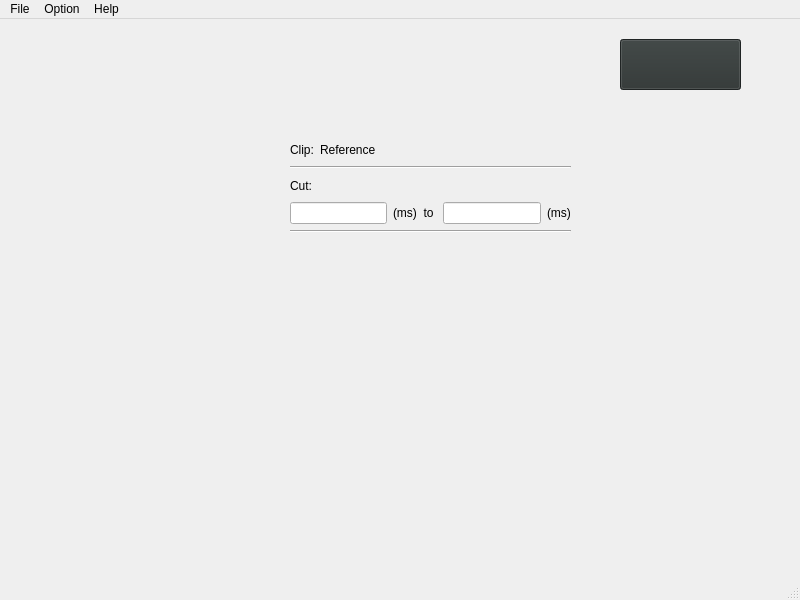
<?xml version="1.0" encoding="UTF-8"?>
<ui version="4.0">
 <class>MainWindow</class>
 <widget class="QMainWindow" name="MainWindow">
  <property name="geometry">
   <rect>
    <x>0</x>
    <y>0</y>
    <width>800</width>
    <height>600</height>
   </rect>
  </property>
  <property name="sizePolicy">
   <sizepolicy hsizetype="Preferred" vsizetype="Preferred">
    <horstretch>0</horstretch>
    <verstretch>0</verstretch>
   </sizepolicy>
  </property>
  <property name="windowTitle">
   <string>MainWindow</string>
  </property>
  <widget class="QWidget" name="centralwidget">
   <widget class="QPushButton" name="pushButton">
    <property name="geometry">
     <rect>
      <x>620</x>
      <y>20</y>
      <width>121</width>
      <height>51</height>
     </rect>
    </property>
    <property name="sizePolicy">
     <sizepolicy hsizetype="Fixed" vsizetype="Fixed">
      <horstretch>0</horstretch>
      <verstretch>0</verstretch>
     </sizepolicy>
    </property>
    <property name="palette">
     <palette>
      <active>
       <colorrole role="WindowText">
        <brush brushstyle="SolidPattern">
         <color alpha="255">
          <red>255</red>
          <green>255</green>
          <blue>255</blue>
         </color>
        </brush>
       </colorrole>
       <colorrole role="Button">
        <brush brushstyle="SolidPattern">
         <color alpha="255">
          <red>45</red>
          <green>51</green>
          <blue>50</blue>
         </color>
        </brush>
       </colorrole>
       <colorrole role="Light">
        <brush brushstyle="SolidPattern">
         <color alpha="255">
          <red>67</red>
          <green>76</green>
          <blue>75</blue>
         </color>
        </brush>
       </colorrole>
       <colorrole role="Midlight">
        <brush brushstyle="SolidPattern">
         <color alpha="255">
          <red>56</red>
          <green>63</green>
          <blue>62</blue>
         </color>
        </brush>
       </colorrole>
       <colorrole role="Dark">
        <brush brushstyle="SolidPattern">
         <color alpha="255">
          <red>22</red>
          <green>25</green>
          <blue>25</blue>
         </color>
        </brush>
       </colorrole>
       <colorrole role="Mid">
        <brush brushstyle="SolidPattern">
         <color alpha="255">
          <red>30</red>
          <green>34</green>
          <blue>33</blue>
         </color>
        </brush>
       </colorrole>
       <colorrole role="Text">
        <brush brushstyle="SolidPattern">
         <color alpha="255">
          <red>255</red>
          <green>255</green>
          <blue>255</blue>
         </color>
        </brush>
       </colorrole>
       <colorrole role="BrightText">
        <brush brushstyle="SolidPattern">
         <color alpha="255">
          <red>255</red>
          <green>255</green>
          <blue>255</blue>
         </color>
        </brush>
       </colorrole>
       <colorrole role="ButtonText">
        <brush brushstyle="SolidPattern">
         <color alpha="255">
          <red>255</red>
          <green>255</green>
          <blue>255</blue>
         </color>
        </brush>
       </colorrole>
       <colorrole role="Base">
        <brush brushstyle="SolidPattern">
         <color alpha="255">
          <red>0</red>
          <green>0</green>
          <blue>0</blue>
         </color>
        </brush>
       </colorrole>
       <colorrole role="Window">
        <brush brushstyle="SolidPattern">
         <color alpha="255">
          <red>45</red>
          <green>51</green>
          <blue>50</blue>
         </color>
        </brush>
       </colorrole>
       <colorrole role="Shadow">
        <brush brushstyle="SolidPattern">
         <color alpha="255">
          <red>0</red>
          <green>0</green>
          <blue>0</blue>
         </color>
        </brush>
       </colorrole>
       <colorrole role="AlternateBase">
        <brush brushstyle="SolidPattern">
         <color alpha="255">
          <red>22</red>
          <green>25</green>
          <blue>25</blue>
         </color>
        </brush>
       </colorrole>
       <colorrole role="ToolTipBase">
        <brush brushstyle="SolidPattern">
         <color alpha="255">
          <red>255</red>
          <green>255</green>
          <blue>220</blue>
         </color>
        </brush>
       </colorrole>
       <colorrole role="ToolTipText">
        <brush brushstyle="SolidPattern">
         <color alpha="255">
          <red>0</red>
          <green>0</green>
          <blue>0</blue>
         </color>
        </brush>
       </colorrole>
       <colorrole role="PlaceholderText">
        <brush brushstyle="SolidPattern">
         <color alpha="127">
          <red>255</red>
          <green>255</green>
          <blue>255</blue>
         </color>
        </brush>
       </colorrole>
       <colorrole role="Accent">
        <brush brushstyle="SolidPattern">
         <color alpha="255">
          <red>0</red>
          <green>0</green>
          <blue>0</blue>
         </color>
        </brush>
       </colorrole>
      </active>
      <inactive>
       <colorrole role="WindowText">
        <brush brushstyle="SolidPattern">
         <color alpha="255">
          <red>255</red>
          <green>255</green>
          <blue>255</blue>
         </color>
        </brush>
       </colorrole>
       <colorrole role="Button">
        <brush brushstyle="SolidPattern">
         <color alpha="255">
          <red>45</red>
          <green>51</green>
          <blue>50</blue>
         </color>
        </brush>
       </colorrole>
       <colorrole role="Light">
        <brush brushstyle="SolidPattern">
         <color alpha="255">
          <red>67</red>
          <green>76</green>
          <blue>75</blue>
         </color>
        </brush>
       </colorrole>
       <colorrole role="Midlight">
        <brush brushstyle="SolidPattern">
         <color alpha="255">
          <red>56</red>
          <green>63</green>
          <blue>62</blue>
         </color>
        </brush>
       </colorrole>
       <colorrole role="Dark">
        <brush brushstyle="SolidPattern">
         <color alpha="255">
          <red>22</red>
          <green>25</green>
          <blue>25</blue>
         </color>
        </brush>
       </colorrole>
       <colorrole role="Mid">
        <brush brushstyle="SolidPattern">
         <color alpha="255">
          <red>30</red>
          <green>34</green>
          <blue>33</blue>
         </color>
        </brush>
       </colorrole>
       <colorrole role="Text">
        <brush brushstyle="SolidPattern">
         <color alpha="255">
          <red>255</red>
          <green>255</green>
          <blue>255</blue>
         </color>
        </brush>
       </colorrole>
       <colorrole role="BrightText">
        <brush brushstyle="SolidPattern">
         <color alpha="255">
          <red>255</red>
          <green>255</green>
          <blue>255</blue>
         </color>
        </brush>
       </colorrole>
       <colorrole role="ButtonText">
        <brush brushstyle="SolidPattern">
         <color alpha="255">
          <red>255</red>
          <green>255</green>
          <blue>255</blue>
         </color>
        </brush>
       </colorrole>
       <colorrole role="Base">
        <brush brushstyle="SolidPattern">
         <color alpha="255">
          <red>0</red>
          <green>0</green>
          <blue>0</blue>
         </color>
        </brush>
       </colorrole>
       <colorrole role="Window">
        <brush brushstyle="SolidPattern">
         <color alpha="255">
          <red>45</red>
          <green>51</green>
          <blue>50</blue>
         </color>
        </brush>
       </colorrole>
       <colorrole role="Shadow">
        <brush brushstyle="SolidPattern">
         <color alpha="255">
          <red>0</red>
          <green>0</green>
          <blue>0</blue>
         </color>
        </brush>
       </colorrole>
       <colorrole role="AlternateBase">
        <brush brushstyle="SolidPattern">
         <color alpha="255">
          <red>22</red>
          <green>25</green>
          <blue>25</blue>
         </color>
        </brush>
       </colorrole>
       <colorrole role="ToolTipBase">
        <brush brushstyle="SolidPattern">
         <color alpha="255">
          <red>255</red>
          <green>255</green>
          <blue>220</blue>
         </color>
        </brush>
       </colorrole>
       <colorrole role="ToolTipText">
        <brush brushstyle="SolidPattern">
         <color alpha="255">
          <red>0</red>
          <green>0</green>
          <blue>0</blue>
         </color>
        </brush>
       </colorrole>
       <colorrole role="PlaceholderText">
        <brush brushstyle="SolidPattern">
         <color alpha="127">
          <red>255</red>
          <green>255</green>
          <blue>255</blue>
         </color>
        </brush>
       </colorrole>
       <colorrole role="Accent">
        <brush brushstyle="SolidPattern">
         <color alpha="255">
          <red>0</red>
          <green>0</green>
          <blue>0</blue>
         </color>
        </brush>
       </colorrole>
      </inactive>
      <disabled>
       <colorrole role="WindowText">
        <brush brushstyle="SolidPattern">
         <color alpha="255">
          <red>22</red>
          <green>25</green>
          <blue>25</blue>
         </color>
        </brush>
       </colorrole>
       <colorrole role="Button">
        <brush brushstyle="SolidPattern">
         <color alpha="255">
          <red>45</red>
          <green>51</green>
          <blue>50</blue>
         </color>
        </brush>
       </colorrole>
       <colorrole role="Light">
        <brush brushstyle="SolidPattern">
         <color alpha="255">
          <red>67</red>
          <green>76</green>
          <blue>75</blue>
         </color>
        </brush>
       </colorrole>
       <colorrole role="Midlight">
        <brush brushstyle="SolidPattern">
         <color alpha="255">
          <red>56</red>
          <green>63</green>
          <blue>62</blue>
         </color>
        </brush>
       </colorrole>
       <colorrole role="Dark">
        <brush brushstyle="SolidPattern">
         <color alpha="255">
          <red>22</red>
          <green>25</green>
          <blue>25</blue>
         </color>
        </brush>
       </colorrole>
       <colorrole role="Mid">
        <brush brushstyle="SolidPattern">
         <color alpha="255">
          <red>30</red>
          <green>34</green>
          <blue>33</blue>
         </color>
        </brush>
       </colorrole>
       <colorrole role="Text">
        <brush brushstyle="SolidPattern">
         <color alpha="255">
          <red>22</red>
          <green>25</green>
          <blue>25</blue>
         </color>
        </brush>
       </colorrole>
       <colorrole role="BrightText">
        <brush brushstyle="SolidPattern">
         <color alpha="255">
          <red>255</red>
          <green>255</green>
          <blue>255</blue>
         </color>
        </brush>
       </colorrole>
       <colorrole role="ButtonText">
        <brush brushstyle="SolidPattern">
         <color alpha="255">
          <red>22</red>
          <green>25</green>
          <blue>25</blue>
         </color>
        </brush>
       </colorrole>
       <colorrole role="Base">
        <brush brushstyle="SolidPattern">
         <color alpha="255">
          <red>45</red>
          <green>51</green>
          <blue>50</blue>
         </color>
        </brush>
       </colorrole>
       <colorrole role="Window">
        <brush brushstyle="SolidPattern">
         <color alpha="255">
          <red>45</red>
          <green>51</green>
          <blue>50</blue>
         </color>
        </brush>
       </colorrole>
       <colorrole role="Shadow">
        <brush brushstyle="SolidPattern">
         <color alpha="255">
          <red>0</red>
          <green>0</green>
          <blue>0</blue>
         </color>
        </brush>
       </colorrole>
       <colorrole role="AlternateBase">
        <brush brushstyle="SolidPattern">
         <color alpha="255">
          <red>45</red>
          <green>51</green>
          <blue>50</blue>
         </color>
        </brush>
       </colorrole>
       <colorrole role="ToolTipBase">
        <brush brushstyle="SolidPattern">
         <color alpha="255">
          <red>255</red>
          <green>255</green>
          <blue>220</blue>
         </color>
        </brush>
       </colorrole>
       <colorrole role="ToolTipText">
        <brush brushstyle="SolidPattern">
         <color alpha="255">
          <red>0</red>
          <green>0</green>
          <blue>0</blue>
         </color>
        </brush>
       </colorrole>
       <colorrole role="PlaceholderText">
        <brush brushstyle="SolidPattern">
         <color alpha="127">
          <red>22</red>
          <green>25</green>
          <blue>25</blue>
         </color>
        </brush>
       </colorrole>
       <colorrole role="Accent">
        <brush brushstyle="SolidPattern">
         <color alpha="255">
          <red>32</red>
          <green>36</green>
          <blue>35</blue>
         </color>
        </brush>
       </colorrole>
      </disabled>
     </palette>
    </property>
    <property name="text">
     <string/>
    </property>
    <property name="icon">
     <iconset theme="QIcon::ThemeIcon::MediaPlaybackStart"/>
    </property>
    <property name="checkable">
     <bool>true</bool>
    </property>
   </widget>
   <widget class="QWidget" name="layoutWidget">
    <property name="geometry">
     <rect>
      <x>290</x>
      <y>120</y>
      <width>281</width>
      <height>94</height>
     </rect>
    </property>
    <layout class="QVBoxLayout" name="verticalLayout_3">
     <property name="sizeConstraint">
      <enum>QLayout::SizeConstraint::SetNoConstraint</enum>
     </property>
     <item>
      <layout class="QVBoxLayout" name="verticalLayout_2">
       <item>
        <layout class="QHBoxLayout" name="horizontalLayout_2">
         <item>
          <widget class="QLabel" name="label_4">
           <property name="sizePolicy">
            <sizepolicy hsizetype="Fixed" vsizetype="Preferred">
             <horstretch>0</horstretch>
             <verstretch>0</verstretch>
            </sizepolicy>
           </property>
           <property name="text">
            <string>Clip:</string>
           </property>
          </widget>
         </item>
         <item>
          <widget class="QLabel" name="label_5">
           <property name="sizePolicy">
            <sizepolicy hsizetype="Preferred" vsizetype="Preferred">
             <horstretch>0</horstretch>
             <verstretch>0</verstretch>
            </sizepolicy>
           </property>
           <property name="text">
            <string>Reference</string>
           </property>
          </widget>
         </item>
        </layout>
       </item>
       <item>
        <widget class="Line" name="line_2">
         <property name="orientation">
          <enum>Qt::Orientation::Horizontal</enum>
         </property>
        </widget>
       </item>
       <item>
        <widget class="QLabel" name="label_2">
         <property name="text">
          <string>Cut:</string>
         </property>
        </widget>
       </item>
       <item>
        <layout class="QHBoxLayout" name="horizontalLayout">
         <item>
          <widget class="QLineEdit" name="lineEdit"/>
         </item>
         <item>
          <widget class="QLabel" name="label">
           <property name="text">
            <string>(ms)  to </string>
           </property>
          </widget>
         </item>
         <item>
          <widget class="QLineEdit" name="lineEdit_2"/>
         </item>
         <item>
          <widget class="QLabel" name="label_3">
           <property name="text">
            <string>(ms)</string>
           </property>
          </widget>
         </item>
        </layout>
       </item>
      </layout>
     </item>
     <item>
      <widget class="Line" name="line">
       <property name="orientation">
        <enum>Qt::Orientation::Horizontal</enum>
       </property>
      </widget>
     </item>
    </layout>
   </widget>
  </widget>
  <widget class="QMenuBar" name="menubar">
   <property name="geometry">
    <rect>
     <x>0</x>
     <y>0</y>
     <width>800</width>
     <height>21</height>
    </rect>
   </property>
   <widget class="QMenu" name="menuFile">
    <property name="title">
     <string>File</string>
    </property>
    <addaction name="actionOpen_File"/>
    <addaction name="actionSave"/>
    <addaction name="actionSave_As"/>
   </widget>
   <widget class="QMenu" name="menuOption">
    <property name="title">
     <string>Option</string>
    </property>
   </widget>
   <widget class="QMenu" name="menuHelp">
    <property name="title">
     <string>Help</string>
    </property>
   </widget>
   <addaction name="menuFile"/>
   <addaction name="menuOption"/>
   <addaction name="menuHelp"/>
  </widget>
  <widget class="QStatusBar" name="statusbar"/>
  <action name="actionOpen_File">
   <property name="text">
    <string>Open File</string>
   </property>
   <property name="shortcut">
    <string>Ctrl+O</string>
   </property>
  </action>
  <action name="actionSave">
   <property name="text">
    <string>Save</string>
   </property>
   <property name="shortcut">
    <string>Ctrl+S</string>
   </property>
  </action>
  <action name="actionSave_As">
   <property name="text">
    <string>Save As</string>
   </property>
  </action>
 </widget>
 <resources/>
 <connections/>
</ui>
